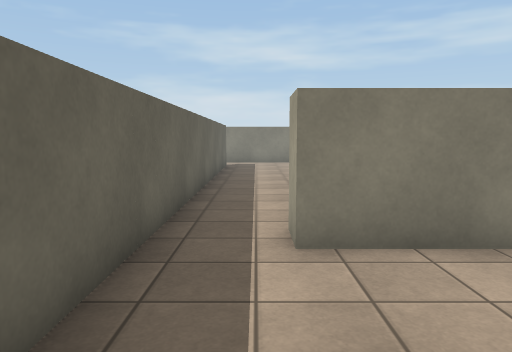
view 1 (above)

18 first-person views from a walk through a scene from a Unity 3-D project. The camera is 1.4 m above the floor, tilts 6° down and sees 70° across. The floor is counted in squares, 1 m on a side. Each view is taken from the middle of a square. On the plan, view 1 faces up. The plan holds only what a view shows up to about 16 squares ahead; the rest is blank. The place goes on beyond the plan. Surface patterns are stand-ins for the level's own textures.

view 2
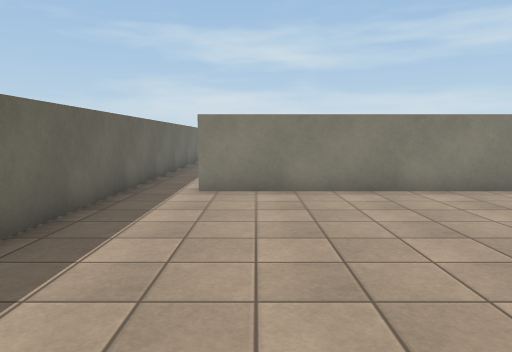

view 3
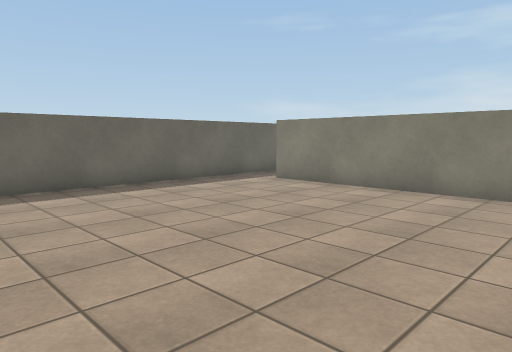

view 4
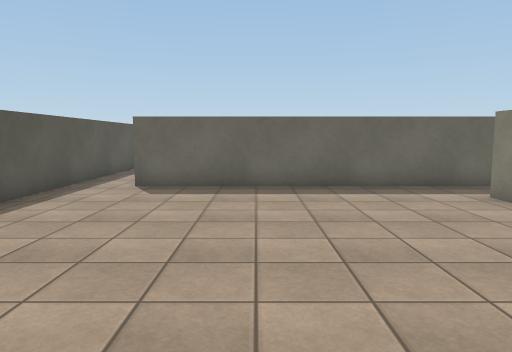

view 5
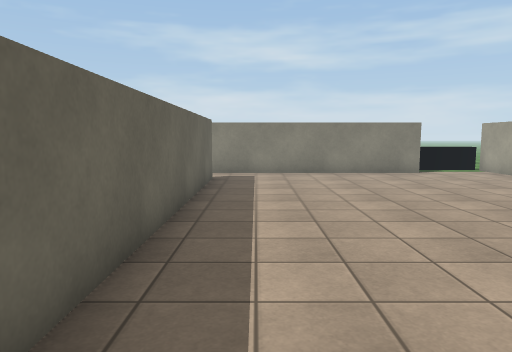

view 6
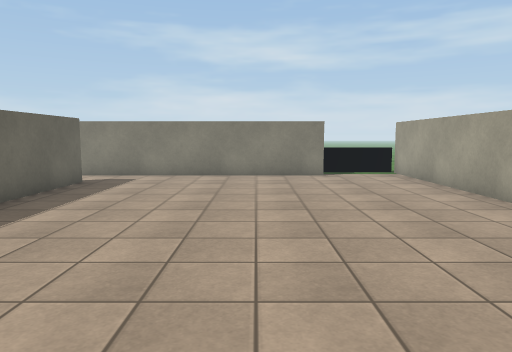

view 7
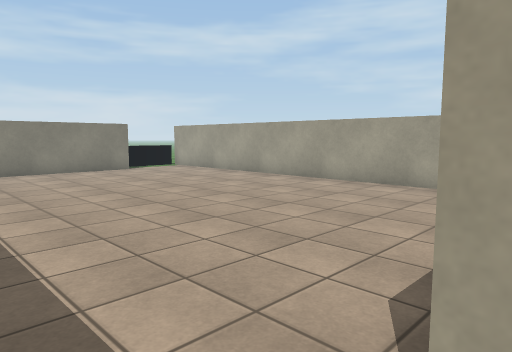

view 8
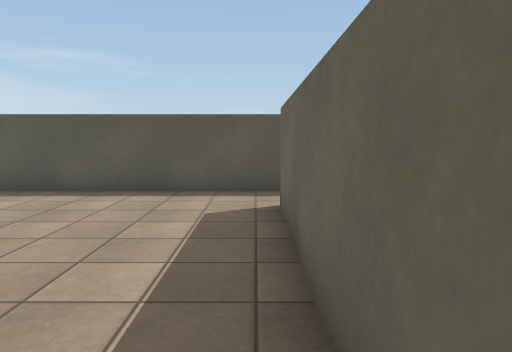

view 9
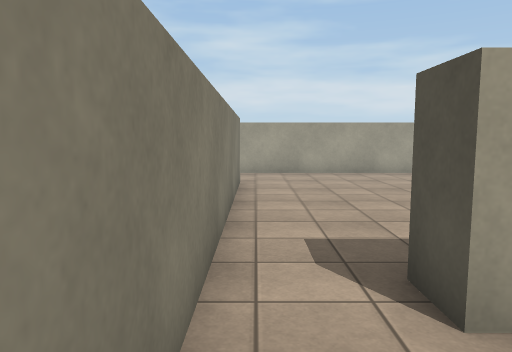

view 10
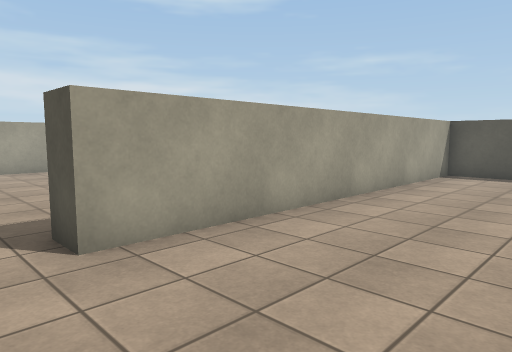

view 11
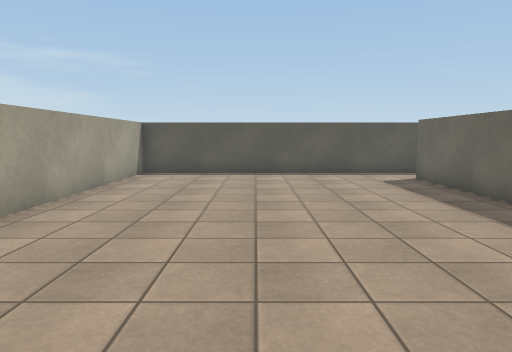

view 12
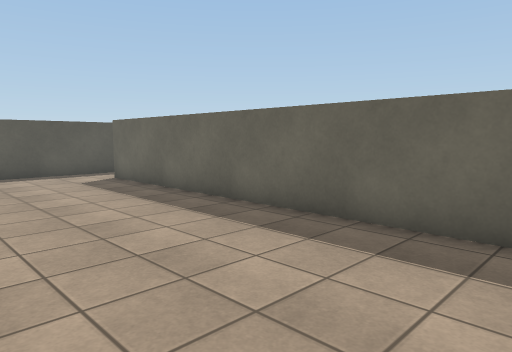

view 13
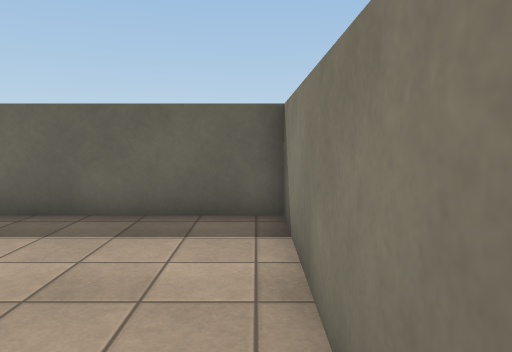

view 14
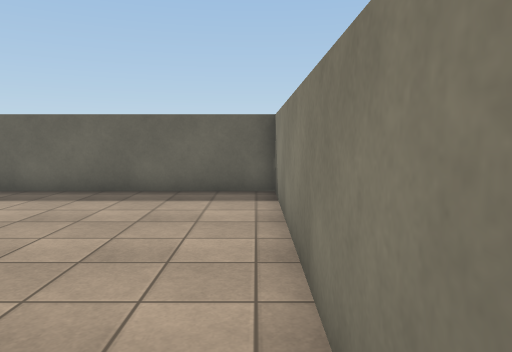

view 15
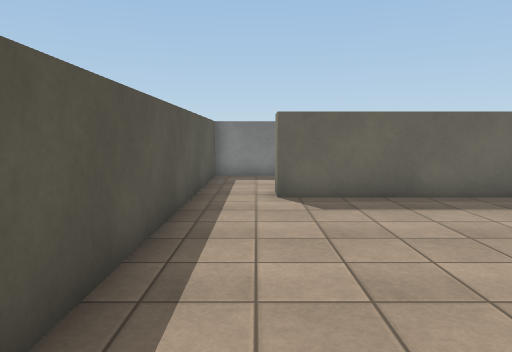

view 16
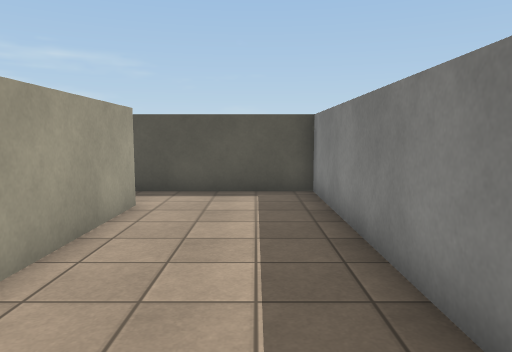

view 17
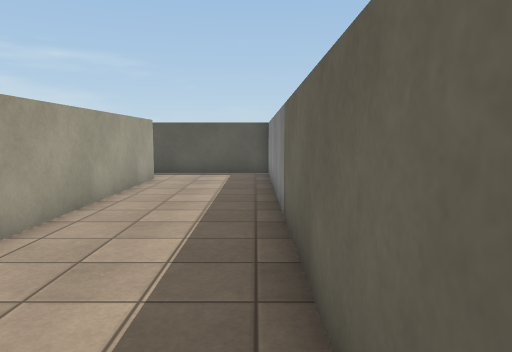

view 18
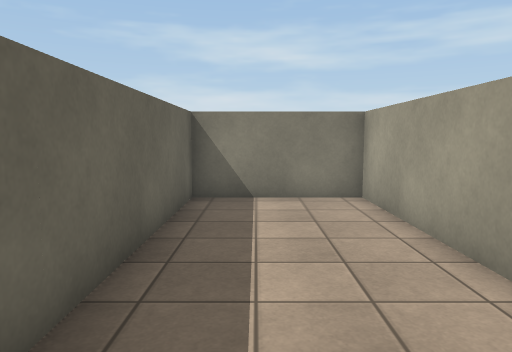

### Floor plan
Points are (right, up) in squares from view 1. A wall is a line through its corners. A room is listed if a view was taken in it or the views show most of it. See-through windows are left out.
Room 1 (views 1, 2, 3, 4, 5, 7, 8)
walls: (8.8, 4.5) (0.5, 4.5) (0.5, 5.5); (-1.5, 6.5) (-1.5, -4.5); (-3.4, -6.5) (5.8, -6.5)
ways out: opening at (-0.5, 5.5) to room 2; opening at (-2.5, -5)
Room 2 (views 6, 14)
walls: (9.5, 13.8) (9.5, 20.6); (-2.5, 18.5) (-1.5, 18.5) (-1.5, 6.5); (6.6, 20.5) (-3.6, 20.5)
low walls: (9.5, 21.8) (6.8, 21.8)
ways out: opening at (-0.5, 5.5) to room 1; opening at (-2.5, 19.5) to room 3
Room 3 (views 9, 10, 11, 12, 13, 15)
walls: (-3.6, 20.5) (-12.5, 20.5) (-12.5, 7.5) (-13.2, 7.5); (-14.5, 5.5) (-2.5, 5.5) (-2.5, 18.5)
ways out: opening at (-2.5, 19.5) to room 2; opening at (-13.5, 7) to room 4
Room 4 (views 16, 17, 18)
walls: (-13.5, 7.5) (-13.5, 20.5) (-17.5, 20.5) (-17.5, 5.5) (-14.5, 5.5)
ways out: opening at (-13.5, 7) to room 3

Where each view was taken, in squares from view 1:
view 1: 0 up, 0 right, facing up
view 2: 5 down, 2 right, facing up
view 3: 5 down, 9 right, facing up-left
view 4: 1 down, 9 right, facing left
view 5: 6 up, 0 right, facing up
view 6: 7 up, 4 right, facing up
view 7: 5 up, 1 left, facing up-right
view 8: 3 up, 1 left, facing down
view 9: 20 up, 5 left, facing right
view 10: 20 up, 7 left, facing down-right
view 11: 20 up, 7 left, facing down
view 12: 20 up, 7 left, facing down-left
view 13: 20 up, 6 left, facing left
view 14: 20 up, 3 left, facing left
view 15: 7 up, 4 left, facing left
view 16: 15 up, 16 left, facing down
view 17: 20 up, 17 left, facing down
view 18: 12 up, 16 left, facing up
